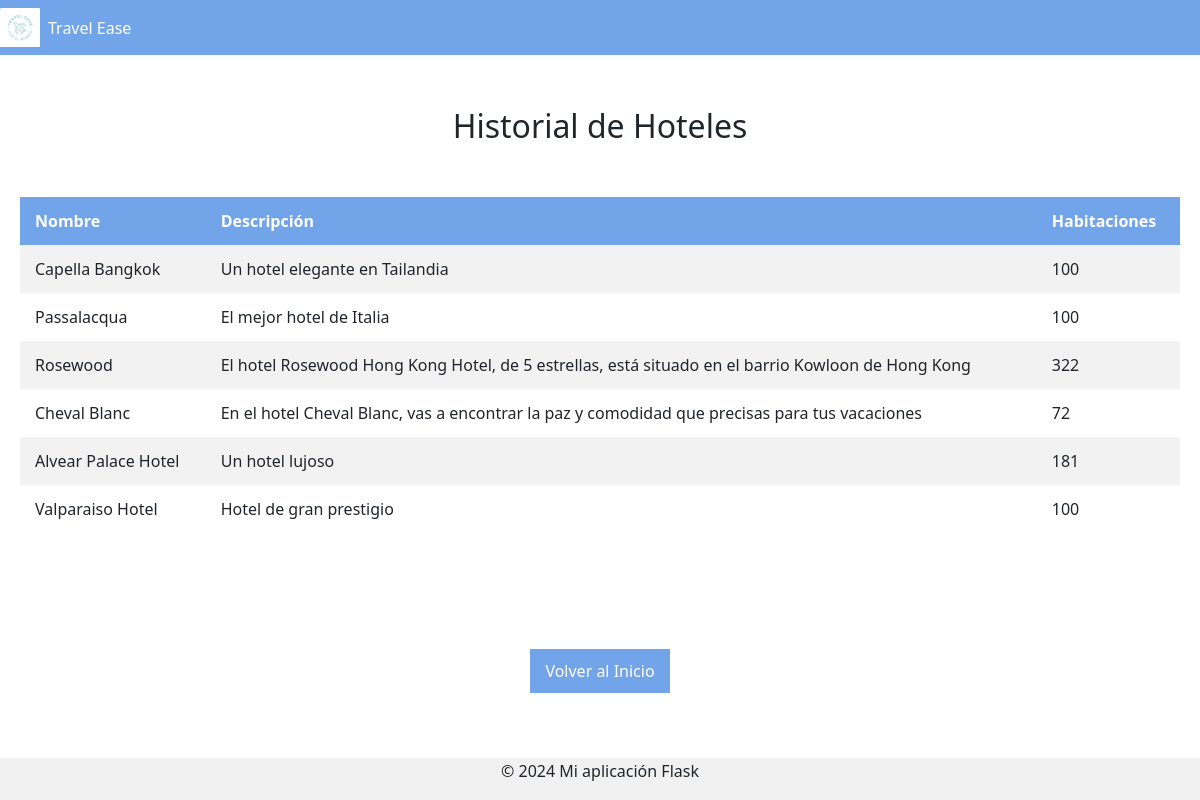
Page /busqueda/ver_hoteles on the committed database.
### tables this page shows
CREATE TABLE hoteles (id INTEGER PRIMARY KEY AUTOINCREMENT, nombre TEXT NOT NULL, descripcion TEXT, habitaciones INTEGER NOT NULL);

### app/blueprints/busqueda/routes.py (the view)
@busqueda_bp.route('/ver_hoteles', methods=['GET'])
def ver_hoteles():
    conexion = conectar()
    cursor = conexion.cursor()
    cursor.execute('SELECT nombre, descripcion, habitaciones FROM hoteles')
    hoteles = cursor.fetchall()
    conexion.close()
    return render_template('busqueda/ver_hoteles.html', hoteles=hoteles)

### app/blueprints/busqueda/routes.py (called while the page is built)
def conectar():
    return sqlite3.connect('agencia_viajes.db')

### app/templates/busqueda/ver_hoteles.html (shortened to what this page needs)
<!DOCTYPE html>
<html lang="en">
<head>
    <link rel="stylesheet" href="{{url_for('static',filename='css/style.css')}}">
        <link href="https://cdn.jsdelivr.net/npm/bootstrap@5.3.3/dist/css/bootstrap.min.css" rel="stylesheet">
</head>
<body>
    <header class="navbar">
        <div class="logo">
        <img src="{{ url_for('static', filename='css/ruta-del-logo.png') }}" alt="Logo de la Marca" />
        <span>Travel Ease</span>
        </div>
      </header>
</body>
</html>
<section>
<h2>Historial de Hoteles</h2>
<br>
<table>
    <thead>
        <tr>
            <th>Nombre</th>
            <th>Descripción</th>
            <th>Habitaciones</th>
        </tr>
    </thead>
    <tbody>
        {% for hotel in hoteles %}
        <tr>
            <td>{{ hotel[0] }}</td>
            <td>{{ hotel[1] }}</td>
            <td>{{ hotel[2] }}</td>
        </tr>
        {% endfor %}
    </tbody>
</table>
</section>
    <section>
        <div class="container">
           <a href="{{ url_for('busqueda.indexUsuarioAdministrador') }}" method="GET">
                <button type="button">Volver al Inicio</button>
            </a>
        </div>
    </section>
    <footer>
        <p>© 2024 Mi aplicación Flask</p>
    </footer>
</body>
</html>

### app/static/css/style.css (style rules this page uses)
* { padding: 0; margin: 0; }
.navbar { display: flex; justify-content: space-between; align-items: center; padding: 1rem 2rem; background-color: #72a4ea; color: white; }
.logo { display: flex; align-items: center; }
.logo img { width: 40px; height: auto; margin-right: 0.5rem; }
.container { display: flex; justify-content: center; padding: 2rem; flex-wrap: wrap; }
h2 { color: #333; font-size: 1.5rem; }
button { background-color: #72a4ea; color: white; border: none; padding: 10px 15px; border-radius: 5px; cursor: pointer; }
section h2 { margin-top: 2rem; text-align: center; text-decoration: double; }
.container { text-align: center; }
table { width: 100%; border-collapse: collapse; margin: 20px 0; font-size: 16px; text-align: left; background-color: #f9f9f9; }
th, td { border: 1px solid #ddd; padding: 12px 15px; }
thead th { background-color: #72a4ea; color: white; font-weight: bold; }
tbody tr:nth-child(odd) { background-color: #f2f2f2; }
tbody tr:nth-child(even) { background-color: #ffffff; }
section { padding: 20px; }
body { font-family: Arial, sans-serif; line-height: 1.6; }
footer { background-color: #f1f1f1; text-align: center; padding: 1px; position: fixed; width: 100%; bottom: 0; }

### rows in the picture
hoteles: nombre "Capella Bangkok", descripcion "Un hotel elegante en Tailandia", habitaciones "100"
hoteles: nombre "Passalacqua", descripcion "El mejor hotel de Italia", habitaciones "100"
hoteles: nombre "Rosewood", descripcion "El hotel Rosewood Hong Kong Hotel, de 5 estrellas, está situado en el barrio Kowloon de Hong Kong", habitaciones "322"
hoteles: nombre "Cheval Blanc", descripcion "En el hotel Cheval Blanc, vas a encontrar la paz y comodidad que precisas para tus vacaciones", habitaciones "72"
hoteles: nombre "Alvear Palace Hotel", descripcion "Un hotel lujoso", habitaciones "181"
hoteles: nombre "Valparaiso Hotel", descripcion "Hotel de gran prestigio", habitaciones "100"
